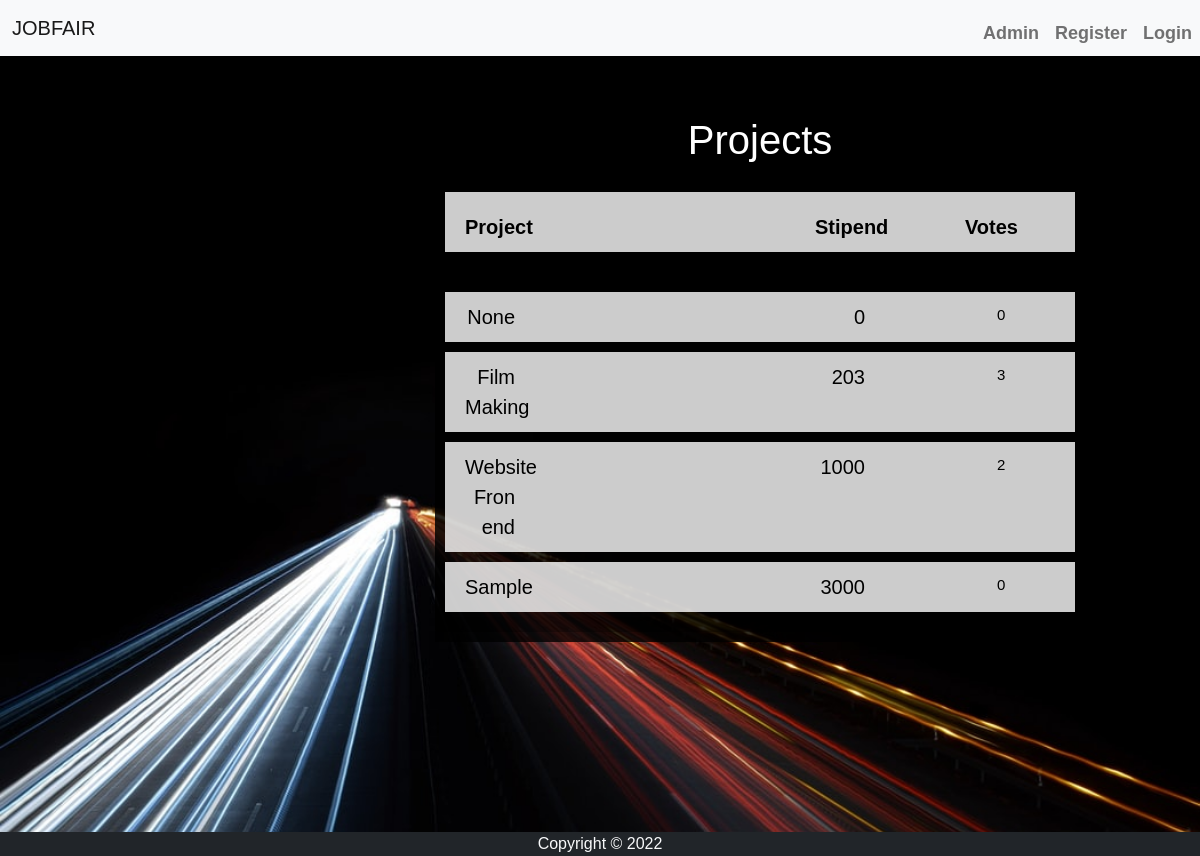
The app's page /jobfair_app/project_list/ with its own data.
### jobfair_app/models.py (models this page shows, shortened)
class Project(models.Model):
    name = models.CharField(max_length = 256)
    description = models.TextField(
        default = ' ',
        max_length=500,
    )
    stipend = models.IntegerField(
        default = 0,
     )
    upvote = models.IntegerField(
        default = 0,
    )
    downvote = models.IntegerField(
        default = 0,
    )
    skills = models.TextField(
    default = '',
    max_length = 500
    )

### jobfair_app/views.py (the view)
# urls.py: path('project_list/',views.ProjectListView.as_view(), name = 'project_list'),
class ProjectListView(ListView):
    model = models.Project
    context_object_name = 'project_list'
    template_name = 'project_list.html'

### jobfair_app/templates/project_list.html (shortened to what this page needs)
{% extends "base.html" %}
{% load static %}
{% block style %}
<link rel="stylesheet" href="{% static 'project_list.css' %}">
<link rel="stylesheet" href="https://cdn.jsdelivr.net/npm/@fortawesome/fontawesome-free@5.15.3/css/fontawesome.min.css">
{% endblock style %}
{% block body %}
<div class="wrapper">
  <div class="project">
    <h1>Projects</h1>
    <ul>
      <li>
        <span class="prj">Project</span>
        <span class="stp">Stipend</span>
        <span class="bdg">Votes</span>
      </li>
    </ul>
    <ul>
      {% for project in project_list %}
      <li>
        <span class="name"><a href="{{project.id}}">{{project.name}}</a></span>
        <span class="stipend">{{project.stipend}}</span>
        <span class="badge">{{project.upvote}}</span>
      </li>
      {% endfor %}
    </ul>
  </div>
</div>
{% endblock body %}

### jobfair_app/static/project_list.css (style rules this page uses)
* { margin: 0; padding: 0; font-family: sans-serif; }
.wrapper { background: url(b1.jpg) no-repeat; background-size: cover; background-position: center; margin-top: 0px; padding-top: 50px; height: 100vh; }
.stipend { color: black; font-weight: 500; margin-left: 300px; }
.badge { color: black; font-weight: 500; margin-left: 100px; }
.prj { color: black; font-weight: 700; padding-top: 10px; }
.bdg { color: black; font-weight: 700; padding-top: 10px; margin-left: 100px; }
.stp { color: black; font-weight: 700; padding-top: 10px; margin-left: 300px; }
.project ul { position: relative; width: 650px; margin: 100px auto 0; margin-top: 0px; padding: 10px; box-sizing: border-box; background: rgba(0,0,0,0.2); box-shadow: inset 0 0 15px rgba(0,0,0,0.2); border-radius: 5px; overflow: hidden; font-size: 20px; }
.project ul li { display: flex; background: rgba(255,255,255,.8); padding: 10px 20px; color: #000; margin: 10px 0; transition: .5s; }
.project a { text-decoration: none; font-family: 'Roboto' sans-serif; color: black; font-weight: 500; }
.project ul li span { width: 50px; text-align: right; }
.project { width: 650px; background-color: rgba(0,0,0,0.8); margin-left: 435px; color: #FFFFFF; padding: 10px 0px 10px 0px; text-align: center; border-radius: 15px 15px 0px 0px; margin-top: 0px; }

### records on screen
Project: name "None", stipend "0", upvote "0"
Project: name "Film Making", stipend "203", upvote "3"
Project: name "Website Fron end", stipend "1000", upvote "2"
Project: name "Sample", stipend "3000", upvote "0"
